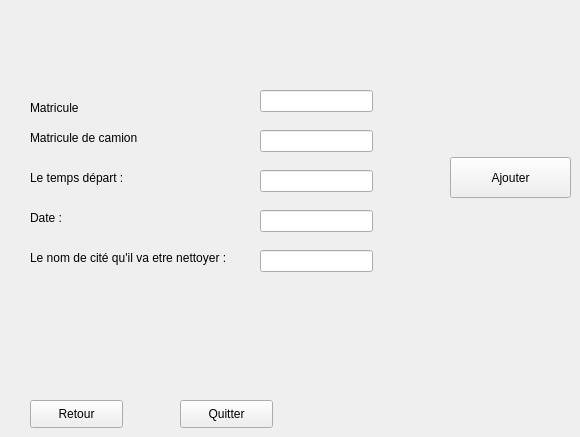
      <widget class="QWidget" name="tab_17">
       <attribute name="title">
        <string>Ajouter</string>
       </attribute>
       <widget class="QLabel" name="label_13">
        <property name="geometry">
         <rect>
          <x>30</x>
          <y>130</y>
          <width>131</width>
          <height>16</height>
         </rect>
        </property>
        <property name="text">
         <string>Matricule de camion</string>
        </property>
       </widget>
       <widget class="QLabel" name="label_14">
        <property name="geometry">
         <rect>
          <x>30</x>
          <y>250</y>
          <width>231</width>
          <height>16</height>
         </rect>
        </property>
        <property name="text">
         <string>Le nom de cité qu'il va etre nettoyer :</string>
        </property>
       </widget>
       <widget class="QLabel" name="label_15">
        <property name="geometry">
         <rect>
          <x>30</x>
          <y>170</y>
          <width>111</width>
          <height>16</height>
         </rect>
        </property>
        <property name="text">
         <string>Le temps départ :</string>
        </property>
       </widget>
       <widget class="QLabel" name="label_16">
        <property name="geometry">
         <rect>
          <x>30</x>
          <y>210</y>
          <width>56</width>
          <height>16</height>
         </rect>
        </property>
        <property name="text">
         <string>Date :</string>
        </property>
       </widget>
       <widget class="QPushButton" name="pb_ajouter1">
        <property name="geometry">
         <rect>
          <x>450</x>
          <y>157</y>
          <width>121</width>
          <height>41</height>
         </rect>
        </property>
        <property name="text">
         <string>Ajouter</string>
        </property>
       </widget>
       <widget class="QLineEdit" name="le_matricule">
        <property name="geometry">
         <rect>
          <x>260</x>
          <y>130</y>
          <width>113</width>
          <height>22</height>
         </rect>
        </property>
       </widget>
       <widget class="QLineEdit" name="le_cite">
        <property name="geometry">
         <rect>
          <x>260</x>
          <y>250</y>
          <width>113</width>
          <height>22</height>
         </rect>
        </property>
       </widget>
       <widget class="QLineEdit" name="le_temps">
        <property name="geometry">
         <rect>
          <x>260</x>
          <y>170</y>
          <width>113</width>
          <height>22</height>
         </rect>
        </property>
       </widget>
       <widget class="QLineEdit" name="le_date">
        <property name="geometry">
         <rect>
          <x>260</x>
          <y>210</y>
          <width>113</width>
          <height>22</height>
         </rect>
        </property>
       </widget>
       <widget class="QPushButton" name="pb_retour">
        <property name="geometry">
         <rect>
          <x>30</x>
          <y>400</y>
          <width>93</width>
          <height>28</height>
         </rect>
        </property>
        <property name="text">
         <string>Retour</string>
        </property>
       </widget>
       <widget class="QPushButton" name="pb_quitter">
        <property name="geometry">
         <rect>
          <x>180</x>
          <y>400</y>
          <width>93</width>
          <height>28</height>
         </rect>
        </property>
        <property name="text">
         <string>Quitter</string>
        </property>
       </widget>
       <widget class="QLineEdit" name="le_matricule_D">
        <property name="geometry">
         <rect>
          <x>260</x>
          <y>90</y>
          <width>113</width>
          <height>22</height>
         </rect>
        </property>
       </widget>
       <widget class="QLabel" name="label_18">
        <property name="geometry">
         <rect>
          <x>30</x>
          <y>100</y>
          <width>131</width>
          <height>16</height>
         </rect>
        </property>
        <property name="text">
         <string>Matricule </string>
        </property>
       </widget>
      </widget>
